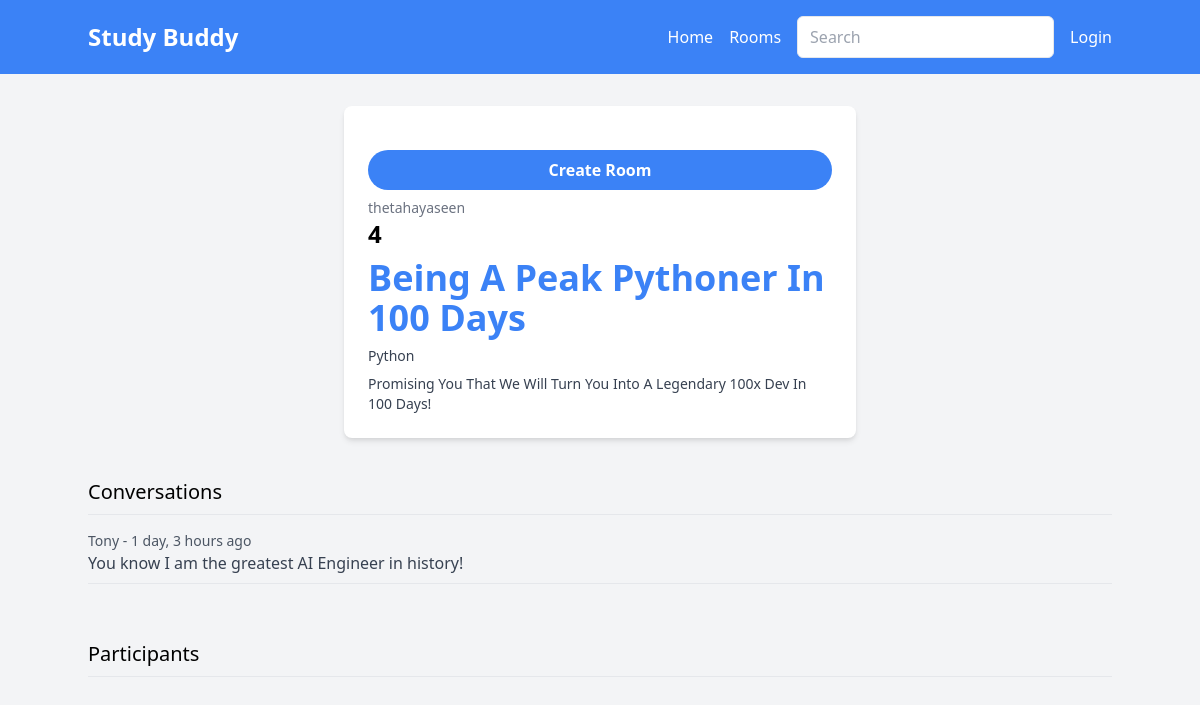
Page /room/4 on the committed database.
### base/models.py (models this page shows, shortened)
class Room(models.Model):
    host = models.ForeignKey(User, on_delete=models.SET_NULL, null = True)
    topic = models.ForeignKey(Topic, on_delete=models.SET_NULL, null = True)
    name = models.CharField(max_length=200)
    description = models.TextField(null=True, blank=True)
    participants = models.ManyToManyField(User, related_name="participants", blank=True)
    updated = models.DateTimeField(auto_now=True)
    created = models.DateTimeField(auto_now_add=True)
    class Meta:
        ordering = ["-updated", "-created"]

class Topic(models.Model):
    name = models.CharField(max_length=200)

class Message(models.Model):
    user = models.ForeignKey(User, on_delete=models.CASCADE)
    room = models.ForeignKey(Room, on_delete=models.CASCADE)
    body = models.TextField()
    updated = models.DateTimeField(auto_now=True)
    created = models.DateTimeField(auto_now_add=True)

### base/views.py (the view, shortened to what this page needs)
# urls.py: path("room/<str:primary_key>", views.room, name = "room"),
def room(request, primary_key):
    room = Room.objects.get(id = primary_key)
    conversations = room.message_set.all().order_by("-created")
    participants = room.participants.all()
    context = {"room": room, "conversations": conversations, "participants": participants}
    return render(request,  "base/room.html", context)

### base/templates/base/room.html (shortened to what this page needs)
{% extends "mainlayout.html" %}
{% block content %}
<div class="container mx-auto mt-8">
    <div class="max-w-lg mx-auto bg-white p-6 rounded-lg shadow-md">
        <a href="{% url 'create-room' %}" class="bg-blue-500 text-white font-bold py-2 px-4 rounded-full hover:bg-blue-700 hover:shadow-md transition duration-300 block w-full text-center mt-5 mb-2">
            Create Room
        </a>
        <p class="text-gray-500 text-sm mt-2">{{ room.host.username }}</p>
        <h2 class="text-2xl font-bold mb-2">{{ room.id }}</h2>
        <h1 class="text-4xl font-extrabold text-blue-500 mb-2">{{ room.name }}</h1>
        <p class="text-gray-700 text-sm mt-2">{{ room.topic.name }}</p>
        <p class="text-gray-700 text-sm mt-2">{{ room.description }}</p>
    </div>
    <br>
    <div>
        <h1 class="mt-4 text-xl">Conversations</h1>
        <hr class="mt-2 mb-4">
        {% for conversation in conversations %}
            <div class="mb-4">
                <h5 class="text-gray-600 text-sm">{{ conversation.user }} - {{ conversation.created|timesince }} ago</h5>
                <p class="text-gray-700">{{ conversation.body }}</p>
                <hr class="mt-2 mb-2">
            </div>
        {% endfor %}
    </div>
    <br>
    <div>
        <h1 class="mt-4 text-xl">Participants</h1>
        <hr class="mt-2 mb-4">
    </div>
</div>
{% endblock content %}

### rows in the picture
Room: host.username "thetahayaseen", id "4", name "Being A Peak Pythoner In 100 Days", topic.name "Python", description "Promising You That We Will Turn You Into A Legendary 100x Dev In 100 Days!"
Message: user "Tony", created "1 day, 3 hours", body "You know I am the greatest AI Engineer in history!"
